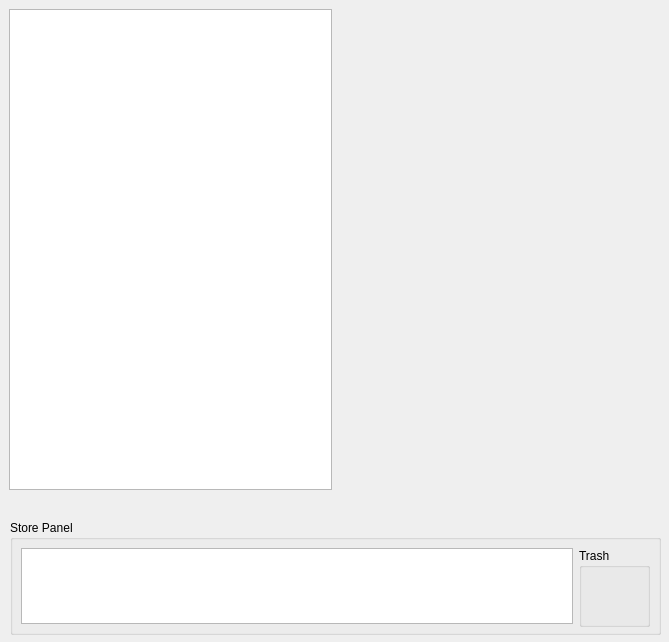
<ui version="4.0" >
 <author></author>
 <comment></comment>
 <exportmacro></exportmacro>
 <class>Filemanager</class>
 <widget class="QMainWindow" name="Filemanager" >
  <property name="geometry" >
   <rect>
    <x>0</x>
    <y>0</y>
    <width>669</width>
    <height>642</height>
   </rect>
  </property>
  <property name="windowTitle" >
   <string>File Manager</string>
  </property>
  <widget class="QWidget" name="centralWidget" >
   <widget class="QGroupBox" name="m_operations" >
    <property name="geometry" >
     <rect>
      <x>10</x>
      <y>520</y>
      <width>651</width>
      <height>115</height>
     </rect>
    </property>
    <property name="sizePolicy" >
     <sizepolicy>
      <hsizetype>5</hsizetype>
      <vsizetype>0</vsizetype>
      <horstretch>0</horstretch>
      <verstretch>0</verstretch>
     </sizepolicy>
    </property>
    <property name="minimumSize" >
     <size>
      <width>0</width>
      <height>115</height>
     </size>
    </property>
    <property name="maximumSize" >
     <size>
      <width>16777215</width>
      <height>115</height>
     </size>
    </property>
    <property name="acceptDrops" >
     <bool>true</bool>
    </property>
    <property name="title" >
     <string>Store Panel</string>
    </property>
    <layout class="QGridLayout" >
     <property name="margin" >
      <number>8</number>
     </property>
     <property name="spacing" >
      <number>6</number>
     </property>
     <item row="0" column="1" >
      <widget class="QGroupBox" name="groupBox_2" >
       <property name="sizePolicy" >
        <sizepolicy>
         <hsizetype>0</hsizetype>
         <vsizetype>0</vsizetype>
         <horstretch>0</horstretch>
         <verstretch>0</verstretch>
        </sizepolicy>
       </property>
       <property name="minimumSize" >
        <size>
         <width>71</width>
         <height>79</height>
        </size>
       </property>
       <property name="maximumSize" >
        <size>
         <width>71</width>
         <height>79</height>
        </size>
       </property>
       <property name="acceptDrops" >
        <bool>true</bool>
       </property>
       <property name="title" >
        <string>Trash</string>
       </property>
       <property name="flat" >
        <bool>false</bool>
       </property>
      </widget>
     </item>
     <item row="0" column="0" >
      <widget class="QListView" name="m_storePanel" />
     </item>
    </layout>
   </widget>
   <widget class="QTreeView" name="m_folders" >
    <property name="geometry" >
     <rect>
      <x>9</x>
      <y>9</y>
      <width>323</width>
      <height>481</height>
     </rect>
    </property>
    <property name="contextMenuPolicy" >
     <enum>Qt::CustomContextMenu</enum>
    </property>
    <property name="acceptDrops" >
     <bool>true</bool>
    </property>
    <property name="frameShadow" >
     <enum>QFrame::Plain</enum>
    </property>
    <property name="showDropIndicator" stdset="0" >
     <bool>false</bool>
    </property>
    <property name="dragEnabled" >
     <bool>true</bool>
    </property>
    <property name="alternatingRowColors" >
     <bool>true</bool>
    </property>
   </widget>
  </widget>
 </widget>
 <pixmapfunction></pixmapfunction>
 <resources/>
 <connections/>
</ui>
